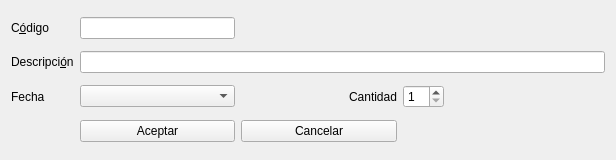
<?xml version="1.0" encoding="UTF-8"?>
<ui version="4.0">
 <class>Caducados</class>
 <widget class="QDialog" name="Caducados">
  <property name="geometry">
   <rect>
    <x>0</x>
    <y>0</y>
    <width>616</width>
    <height>160</height>
   </rect>
  </property>
  <property name="windowTitle">
   <string>Dialog</string>
  </property>
  <layout class="QGridLayout" name="gridLayout">
   <item row="0" column="1">
    <widget class="QLineEdit" name="lineEditCodigo"/>
   </item>
   <item row="4" column="3">
    <widget class="QSpinBox" name="spinBox">
     <property name="minimum">
      <number>1</number>
     </property>
    </widget>
   </item>
   <item row="4" column="4">
    <spacer name="horizontalSpacer_2">
     <property name="orientation">
      <enum>Qt::Horizontal</enum>
     </property>
     <property name="sizeHint" stdset="0">
      <size>
       <width>40</width>
       <height>20</height>
      </size>
     </property>
    </spacer>
   </item>
   <item row="2" column="1" colspan="4">
    <widget class="QLineEdit" name="lineEditDescripcion"/>
   </item>
   <item row="4" column="0">
    <widget class="QLabel" name="label_3">
     <property name="text">
      <string>Fecha</string>
     </property>
    </widget>
   </item>
   <item row="2" column="0">
    <widget class="QLabel" name="label_2">
     <property name="text">
      <string>Descripci&amp;ón</string>
     </property>
     <property name="buddy">
      <cstring>lineEditDescripcion</cstring>
     </property>
    </widget>
   </item>
   <item row="0" column="0">
    <widget class="QLabel" name="label">
     <property name="text">
      <string>C&amp;ódigo</string>
     </property>
     <property name="buddy">
      <cstring>lineEditCodigo</cstring>
     </property>
    </widget>
   </item>
   <item row="0" column="2">
    <spacer name="horizontalSpacer">
     <property name="orientation">
      <enum>Qt::Horizontal</enum>
     </property>
     <property name="sizeHint" stdset="0">
      <size>
       <width>40</width>
       <height>20</height>
      </size>
     </property>
    </spacer>
   </item>
   <item row="4" column="2">
    <widget class="QLabel" name="label_4">
     <property name="text">
      <string>Cantidad</string>
     </property>
     <property name="alignment">
      <set>Qt::AlignRight|Qt::AlignTrailing|Qt::AlignVCenter</set>
     </property>
    </widget>
   </item>
   <item row="4" column="1">
    <widget class="QComboBox" name="comboBox"/>
   </item>
   <item row="5" column="1">
    <widget class="QPushButton" name="pushButton">
     <property name="text">
      <string>Aceptar</string>
     </property>
     <property name="autoDefault">
      <bool>false</bool>
     </property>
    </widget>
   </item>
   <item row="5" column="2">
    <widget class="QPushButton" name="pushButton_2">
     <property name="text">
      <string>Cancelar</string>
     </property>
     <property name="autoDefault">
      <bool>false</bool>
     </property>
    </widget>
   </item>
  </layout>
 </widget>
 <resources/>
 <connections>
  <connection>
   <sender>pushButton_2</sender>
   <signal>clicked()</signal>
   <receiver>Caducados</receiver>
   <slot>close()</slot>
   <hints>
    <hint type="sourcelabel">
     <x>331</x>
     <y>129</y>
    </hint>
    <hint type="destinationlabel">
     <x>528</x>
     <y>120</y>
    </hint>
   </hints>
  </connection>
 </connections>
</ui>
